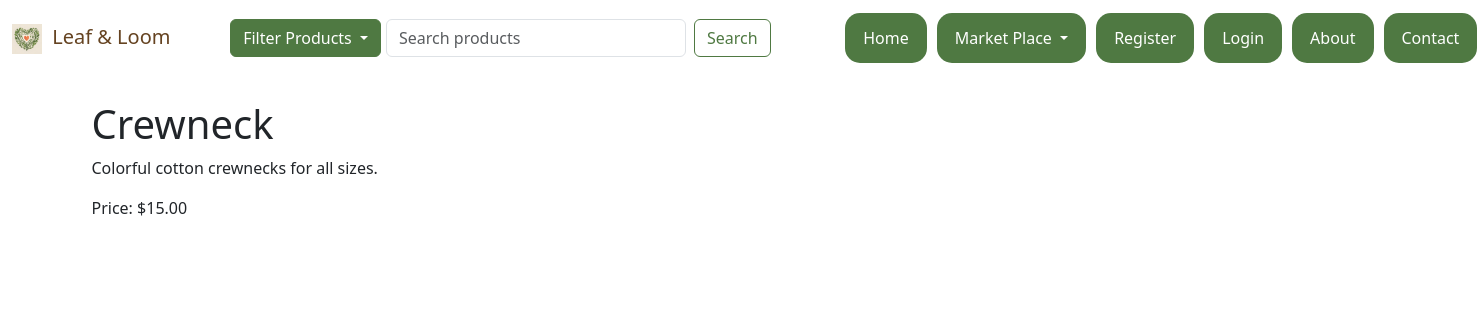
/product/1/, run on the app's committed database.
### Leaf/models.py (models this page shows, shortened)
class Product(models.Model):
    seller = models.ForeignKey(Seller, on_delete=models.CASCADE)
    name = models.CharField(max_length=100)
    description = models.TextField()
    price = models.DecimalField(max_digits=10, decimal_places=2)
    eco_friendly = models.BooleanField(default=True)
    available = models.BooleanField(default=True)
    carbon_footprint = models.BooleanField(default=False)
    locally_made = models.BooleanField(default=False)
    recyclable = models.BooleanField(default=False)
    sustainable_packaging = models.BooleanField(default=False)

### Leaf/views.py (the view)
# urls.py: path('product/<int:pk>/', views.product_detail_view, name='product_detail'),
def product_detail_view(request, pk):
    product = get_object_or_404(Product, pk=pk)
    return render(request, 'Leaf/product_detail.html', {'product': product})

### Leaf/templates/Leaf/product_detail.html (shortened to what this page needs)
{% extends 'Leaf/base.html' %}
{% block content %}
<h1>{{ product.name }}</h1>
<p>{{ product.description }}</p>
<p>Price: ${{ product.price }}</p>
{% endblock %}

### data on the page
Product: name "Crewneck", description "Colorful cotton crewnecks for all sizes.", price "15.00"
